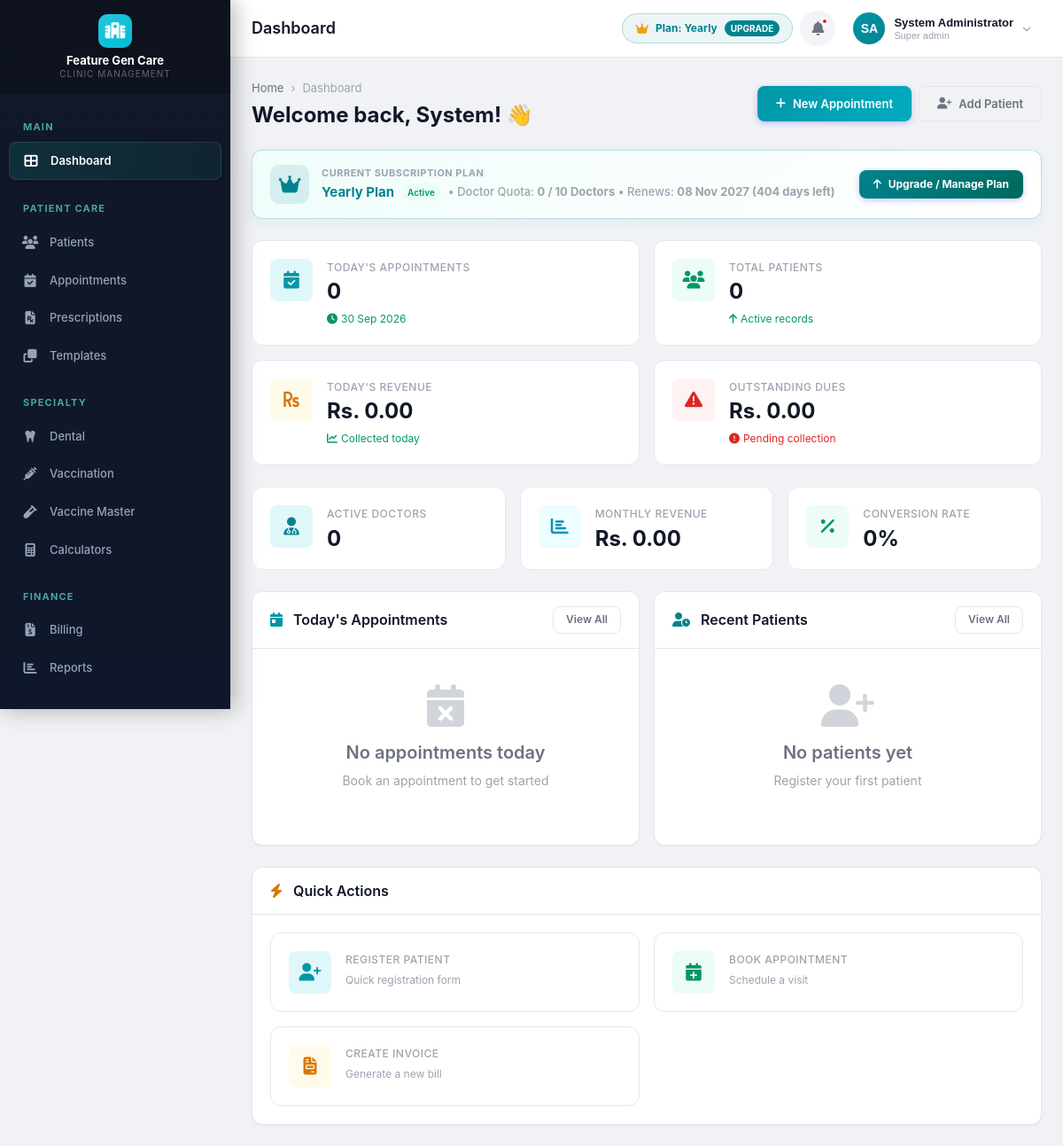
The app's page /modules/dashboard/index.php (signed in) with its own data.
### tables this page shows
CREATE TABLE IF NOT EXISTS clinics (
    id INT AUTO_INCREMENT PRIMARY KEY,
    name VARCHAR(200) NOT NULL,
    tagline VARCHAR(300) DEFAULT NULL,
    logo VARCHAR(500) DEFAULT NULL,
    email VARCHAR(150) DEFAULT NULL,
    phone VARCHAR(20) DEFAULT NULL,
    alt_phone VARCHAR(20) DEFAULT NULL,
    website VARCHAR(200) DEFAULT NULL,
    address TEXT DEFAULT NULL,
    city VARCHAR(100) DEFAULT NULL,
    state VARCHAR(100) DEFAULT NULL,
    pincode VARCHAR(10) DEFAULT NULL,
    country VARCHAR(100) DEFAULT 'India',
    registration_no VARCHAR(100) DEFAULT NULL,
    gst_number VARCHAR(20) DEFAULT NULL,
    pan_number VARCHAR(20) DEFAULT NULL,
    primary_color VARCHAR(10) DEFAULT '#4F46E5',
    secondary_color VARCHAR(10) DEFAULT '#7C3AED',
    currency_symbol VARCHAR(5) DEFAULT '₹',
    date_format VARCHAR(20) DEFAULT 'd/m/Y',
    time_format VARCHAR(10) DEFAULT '12h',
    timezone VARCHAR(50) DEFAULT 'Asia/Kolkata',
    prescription_header TEXT DEFAULT NULL,
    prescription_footer TEXT DEFAULT NULL,
    invoice_header TEXT DEFAULT NULL,
    invoice_footer TEXT DEFAULT NULL,
    invoice_prefix VARCHAR(10) DEFAULT 'INV',
    invoice_start_no INT DEFAULT 1,
    patient_id_prefix VARCHAR(10) DEFAULT 'PT',
    patient_id_start_no INT DEFAULT 1000,
    is_active TINYINT(1) DEFAULT 1,
    created_at TIMESTAMP DEFAULT CURRENT_TIMESTAMP,
    updated_at TIMESTAMP DEFAULT CURRENT_TIMESTAMP ON UPDATE CURRENT_TIMESTAMP
);

CREATE TABLE IF NOT EXISTS tenants (
    id INT AUTO_INCREMENT PRIMARY KEY,
    clinic_name VARCHAR(200) NOT NULL,
    subdomain VARCHAR(100) NOT NULL UNIQUE,
    db_host VARCHAR(100) NOT NULL DEFAULT 'localhost',
    db_name VARCHAR(100) NOT NULL UNIQUE,
    db_user VARCHAR(100) NOT NULL,
    db_password VARCHAR(255) NOT NULL,
    status ENUM('active', 'suspended', 'pending') DEFAULT 'active',
    
     
    plan_type ENUM('trial', 'monthly', 'yearly', 'one_time', 'custom') DEFAULT 'trial',
    billing_cycle ENUM('trial', 'monthly', 'yearly', 'one_time') DEFAULT 'trial',
    max_doctors INT DEFAULT 2 COMMENT 'Doctor quota: 0 = unlimited',
    trial_ends_at DATETIME NULL,
    subscription_starts_at DATETIME NULL,
    subscription_ends_at DATETIME NULL COMMENT 'NULL indicates lifetime/perpetual license',
    is_lifetime TINYINT(1) DEFAULT 0,
    bonus_months INT DEFAULT 0 COMMENT 'Negotiated bonus months (e.g. +2 on yearly)',
    plan_amount DECIMAL(10,2) DEFAULT 0.00,
    currency VARCHAR(10) DEFAULT 'INR',
    subscription_status ENUM('trial', 'active', 'expired', 'grace_period', 'suspended') DEFAULT 'trial',
    
    created_at TIMESTAMP DEFAULT CURRENT_TIMESTAMP,
    updated_at TIMESTAMP DEFAULT CURRENT_TIMESTAMP ON UPDATE CURRENT_TIMESTAMP,
    INDEX idx_subdomain (subdomain),
    INDEX idx_status (status),
    INDEX idx_sub_status (subscription_status)
);

### modules/dashboard/index.php (the view, shortened to what the rows shown need)
<?php
$pageTitle = 'Dashboard';
require_once dirname(dirname(__DIR__)) . '/includes/header.php';
$db = db();
$clinicId = getCurrentClinicId();
$role = getCurrentUserRole();
try {
    $activeDoctors = $db->fetch(
        "SELECT COUNT(*) as total FROM doctors d JOIN users u ON d.user_id = u.id WHERE d.clinic_id = ? AND d.is_available = 1 AND u.is_active = 1",
        [$clinicId]
    )['total'] ?? 0;
} catch (Exception $e) {
    $todayAppointments = $totalPatients = $todayRevenue = $totalDues = $activeDoctors = $monthRevenue = 0;
    $todayAppointmentsList = $recentPatients = $statusBreakdown = [];
    $conversionRate = 0;
}
?>
<div class="content-header">
    <div>
        <h1>Welcome back, <?= sanitizeOutput(explode(' ', getSession('full_name', 'User'))[0]) ?>! 👋</h1>
    </div>
</div>
<?php if (in_array($role, [ROLE_SUPER_ADMIN, ROLE_ADMIN])): ?>
<?php
$dashTenant = $db->tenantInfo ?? [];
$dashPlan = ucfirst(sanitizeOutput($dashTenant['plan_type'] ?? 'Trial'));
$dashMaxDoc = intval($dashTenant['max_doctors'] ?? 0);
$dashLife = !empty($dashTenant['is_lifetime']) || ($dashTenant['plan_type'] ?? '') === 'one_time';
$dashEnd = !empty($dashTenant['subscription_ends_at']) ? strtotime($dashTenant['subscription_ends_at']) : null;
$dashDays = $dashEnd ? max(0, ceil(($dashEnd - time()) / 86400)) : null;
?>
<div class="card mb-24" style="border: 1px solid rgba(0, 131, 143, 0.25); background: linear-gradient(135deg, #f0fdfa, #ffffff); border-radius: 12px; box-shadow: 0 4px 15px rgba(0, 131, 143, 0.06);">
    <div class="card-body" style="padding: 16px 20px; display: flex; justify-content: space-between; align-items: center; flex-wrap: wrap; gap: 16px;">
        <div style="display: flex; align-items: center; gap: 14px;">
            <div style="width: 44px; height: 44px; border-radius: 10px; background: rgba(0, 131, 143, 0.12); display: flex; align-items: center; justify-content: center; font-size: 22px; color: #00838f;">
                <i class="fas fa-crown"></i>
            </div>
            <div>
                <div style="font-size: 11px; text-transform: uppercase; color: var(--text-muted); font-weight: 700; letter-spacing: 0.5px;">Current Subscription Plan</div>
                <div style="font-size: 15px; font-weight: 700; color: var(--text); display: flex; align-items: center; flex-wrap: wrap; gap: 8px;">
                    <span style="color: #00838f;"><?= $dashPlan ?> Plan</span>
                    <span class="badge badge-success" style="font-size: 10px; padding: 2px 7px;">Active</span>
                    <span style="font-size: 13px; font-weight: 500; color: var(--text-muted);">
                        &bull; Doctor Quota: <strong><?= $activeDoctors ?> / <?= $dashMaxDoc > 0 ? $dashMaxDoc : '∞' ?> Doctors</strong>
                        <?php if ($dashLife): ?>
                            &bull; <strong>Lifetime Perpetual Access</strong>
                        <?php elseif ($dashEnd): ?>
                            &bull; Renews: <strong><?= date('d M Y', $dashEnd) ?> (<?= $dashDays ?> days left)</strong>
                        <?php endif; ?>
                    </span>
                </div>
            </div>
        </div>
        <div class="d-flex gap-8">
            <a href="<?= BASE_URL ?>/modules/subscription/paywall.php" class="btn btn-sm btn-primary" style="background: linear-gradient(135deg, #00838f, #00695c); border: none; font-weight: 700; padding: 8px 16px;">
                <i class="fas fa-arrow-up"></i> Upgrade / Manage Plan
            </a>
        </div>
    </div>
</div>
<?php endif; ?>
<?php require_once INCLUDES_PATH . '/footer.php'; ?>

### includes/header.php (shortened to what the rows shown need)
<?php
if (!defined('BASE_URL')) {
    require_once dirname(__DIR__) . '/config/session.php';
}
?>
<!DOCTYPE html>
<html lang="en">
<head>
    <link rel="stylesheet" href="<?= ASSETS_URL ?>/css/style.css?v=2.1">
    <link rel="stylesheet" href="https://cdnjs.cloudflare.com/ajax/libs/font-awesome/6.5.0/css/all.min.css">
</head>
<body>
<div class="app-wrapper">
    <?php include __DIR__ . '/sidebar.php'; ?>
    <div class="main-content">
        <header class="header">
            <div class="header-left">
                <?php if (isset($pageTitle)): ?>
                <h2 class="page-title"><?= $pageTitle ?></h2>
                <?php endif; ?>
            </div>
            <div class="header-right">
                <?php if (in_array(getCurrentUserRole(), [ROLE_SUPER_ADMIN, ROLE_ADMIN])): ?>
                <?php
                $hdrTenant = db()->tenantInfo ?? [];
                $hdrPlan = ucfirst(sanitizeOutput($hdrTenant['plan_type'] ?? 'Trial'));
                ?>
                <a href="<?= BASE_URL ?>/modules/subscription/paywall.php" class="header-plan-badge" style="display: flex; align-items: center; gap: 8px; padding: 6px 14px; border-radius: 20px; font-size: 12px; font-weight: 700; text-decoration: none; background: rgba(0, 131, 143, 0.08); color: #00838f; border: 1px solid rgba(0, 131, 143, 0.25); transition: all 0.2s;" title="View Plan & Upgrade Options">
                    <i class="fas fa-crown" style="color: #f59e0b; font-size: 13px;"></i>
                    <span>Plan: <?= $hdrPlan ?></span>
                    <span style="background: #00838f; color: white; padding: 1px 7px; border-radius: 10px; font-size: 10px; text-transform: uppercase;">Upgrade</span>
                </a>
                <?php endif; ?>
            </div>
        </header>
        <div class="content-area">

### includes/sidebar.php (shortened to what the rows shown need)
<?php
$db = db();
$clinicId = getCurrentClinicId();
$clinic = $db->fetch("SELECT name, logo FROM clinics WHERE id = ?", [$clinicId]);
$logoUrl = '';
$logoExists = false;
?>
<aside class="sidebar">
    <div class="sidebar-brand" style="flex-direction: column; align-items: center; gap: 6px; padding: 16px 12px;">
        <?php if ($logoExists && !empty($logoUrl)): ?>
            <img src="<?= $logoUrl ?>" alt="Clinic Logo" style="max-height: 48px; max-width: 140px; object-fit: contain;" onerror="this.style.display='none'; var fb=document.getElementById('sidebarFallbackLogo'); if(fb) fb.style.display='flex';">
            <div id="sidebarFallbackLogo" class="brand-logo" style="display: none;"><i class="fas fa-hospital"></i></div>
        <?php else: ?>
            <div class="brand-logo"><i class="fas fa-hospital"></i></div>
        <?php endif; ?>
        <div class="brand-text" style="text-align: center; font-size: 13px; line-height: 1.3; white-space: normal; word-break: break-word;">
            <?= sanitizeOutput($clinic['name'] ?? ($db->tenantInfo['clinic_name'] ?? APP_NAME)) ?>
            <small style="display: block; font-size: 10px; opacity: 0.7;">Clinic Management</small>
        </div>
    </div>
</aside>

### records on screen
clinics: name "Feature Gen Care"
tenants: plan_type "Yearly", max_doctors "10", subscription_ends_at "08 Nov 2027", subscription_ends_at "404"

### other values on screen
$pageTitle "Dashboard"
$currentUser['initials'] "SA"
sanitizeOutput($currentUser['name']) "System Administrator"
str_replace('_', ' ', $currentUser['role']) "Super admin"
sanitizeOutput(explode(' ', getSession('full_name', 'User'))[0]) "System"
$activeDoctors "0"
$todayAppointments "0"
formatNumber($totalPatients) "0"
formatCurrency($todayRevenue) "Rs. 0.00"
formatCurrency($totalDues) "Rs. 0.00"
formatCurrency($monthRevenue) "Rs. 0.00"
$conversionRate "0"
